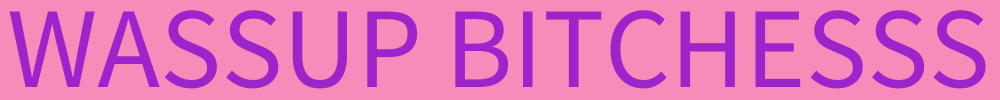
Frame 1 (no input)
Frame 60 (the mouse pressed at the canvas centre just before this capture): identical to frame 1, image omitted
Frame 120 (the mouse held since frame 60 and released just before this capture): identical to frame 1, image omitted

The Processing sketch that drew this single still picture (run headless with seeded random() and noise(); from frame 60 on, the mouse is pressed at the canvas centre):

// Processing sketch: text2
// ── text2.pde
void setup(){
  size(1000,100);
}

void draw(){
  background(247,139,185);
  textSize(115);
  fill(157,36,202);
  text( "WASSUP BITCHESSS", 7,87);

if (frameCount==1){
  
  save("text.png");
}
}
